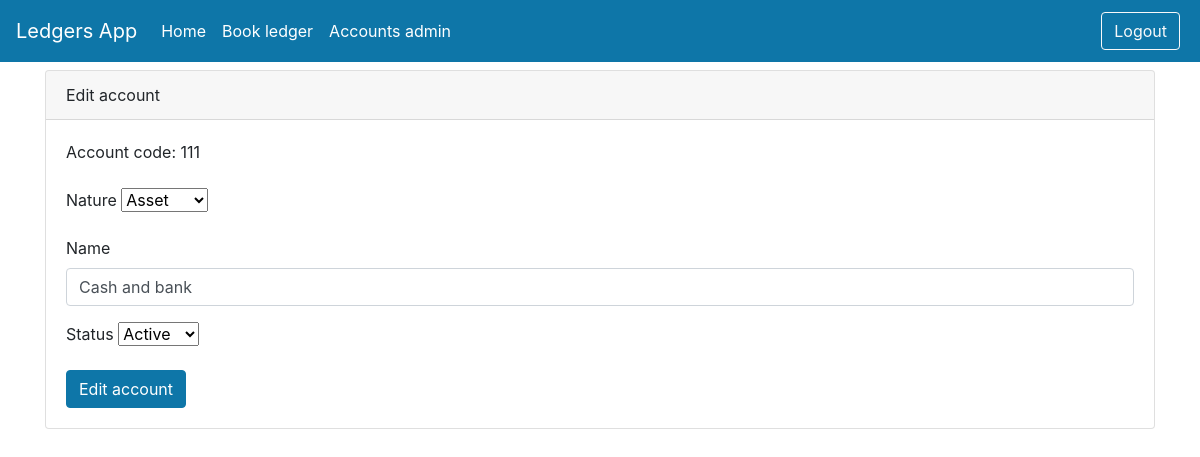
/accounts/edit_account/111, run on the app's committed database.
### models.py (models this page shows)
class Accounts(Base):
    __tablename__ = 'accounts'
    id = Column(Integer, primary_key=True)
    name = Column(String)
    nature = Column(String) #Indicates the nature: assets, liabilities, equity
    status = Column(Boolean, default=True) #Indicates if it's active or inactive

### routers/accounts.py (the view)
@router.get("/edit_account/{account_id}", response_class=HTMLResponse)
async def edit_account_landing(request: Request, account_id: int, db: db_dependency):
    account = db.query(Accounts).filter(Accounts.id == account_id).first()
    return templates.TemplateResponse("edit_account.html", {"request":request, "account": account})

### templates/edit_account.html (shortened to what this page needs)
{% include 'layout.html' %}
<div class="container">
    <div class="card">
        <div class="card-header">
            Edit account
        </div>
        <div class="card-body">
            <form method="POST" id="my-form">
                <div class="form-group">
                    <label>Account code: {{account.id}}</label>
                </div>
                <div class="form-group">
                    <label>Nature</label>
                    <select  name='nature'>
                        <option {% if account.nature == "Asset" %} selected="selected" {% endif %}>Asset</option>
                    </select>
                </div>
                <div class="form-group">
                    <label>Name</label>
                    <input type="text" class="form-control" name="name" value="{{account.name}}"required>
                </div>
                <div class="form-group">
                    <label>Status</label>
                    <select  name='account_status'>
                        <option {% if account.status %} selected="selected" {% endif %}>Active</option>
                    </select>
                </div>
                <button type="submit" class="btn btn-primary">Edit account</button>
            </form>
        </div>
    </div>
</div>

### static/ledgers/css/base.css (style rules this page uses)
body { background: #fafafa; color: #33333a; padding-top: 70px; }

### data on the page
Accounts: id "111", nature "Asset", name "Cash and bank", account_status "Active"
